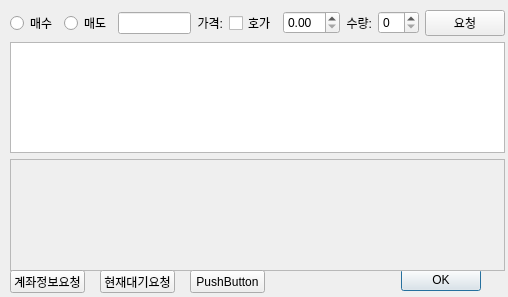
<?xml version="1.0" encoding="UTF-8"?>
<ui version="4.0">
 <class>Dialog</class>
 <widget class="QDialog" name="Dialog">
  <property name="geometry">
   <rect>
    <x>0</x>
    <y>0</y>
    <width>508</width>
    <height>297</height>
   </rect>
  </property>
  <property name="windowTitle">
   <string>Manual Trading</string>
  </property>
  <property name="windowOpacity">
   <double>1.000000000000000</double>
  </property>
  <property name="toolTip">
   <string/>
  </property>
  <widget class="QDialogButtonBox" name="buttonBox">
   <property name="geometry">
    <rect>
     <x>30</x>
     <y>260</y>
     <width>451</width>
     <height>41</height>
    </rect>
   </property>
   <property name="orientation">
    <enum>Qt::Horizontal</enum>
   </property>
   <property name="standardButtons">
    <set>QDialogButtonBox::Ok</set>
   </property>
  </widget>
  <widget class="QWidget" name="verticalLayoutWidget">
   <property name="geometry">
    <rect>
     <x>10</x>
     <y>10</y>
     <width>495</width>
     <height>261</height>
    </rect>
   </property>
   <layout class="QVBoxLayout" name="verticalLayout">
    <item>
     <layout class="QHBoxLayout" name="horizontalLayout" stretch="2,10,1">
      <item>
       <layout class="QHBoxLayout" name="horizontalLayout_3" stretch="0,0">
        <property name="spacing">
         <number>6</number>
        </property>
        <item>
         <widget class="QRadioButton" name="buyRBtn">
          <property name="text">
           <string>매수</string>
          </property>
         </widget>
        </item>
        <item>
         <widget class="QRadioButton" name="sellRBtn">
          <property name="text">
           <string>매도</string>
          </property>
         </widget>
        </item>
       </layout>
      </item>
      <item>
       <layout class="QHBoxLayout" name="horizontalLayout_2" stretch="0,4,2">
        <property name="spacing">
         <number>6</number>
        </property>
        <item>
         <widget class="QLineEdit" name="stockEditText"/>
        </item>
        <item>
         <layout class="QHBoxLayout" name="horizontalLayout_5" stretch="1,1,4">
          <item>
           <widget class="QLabel" name="label_2">
            <property name="text">
             <string>가격:</string>
            </property>
            <property name="alignment">
             <set>Qt::AlignRight|Qt::AlignTrailing|Qt::AlignVCenter</set>
            </property>
           </widget>
          </item>
          <item>
           <widget class="QCheckBox" name="goodCBtn">
            <property name="text">
             <string>호가</string>
            </property>
           </widget>
          </item>
          <item>
           <widget class="QDoubleSpinBox" name="priceSpBox"/>
          </item>
         </layout>
        </item>
        <item>
         <layout class="QHBoxLayout" name="horizontalLayout_4">
          <item>
           <widget class="QLabel" name="label">
            <property name="text">
             <string>수량:</string>
            </property>
            <property name="alignment">
             <set>Qt::AlignRight|Qt::AlignTrailing|Qt::AlignVCenter</set>
            </property>
           </widget>
          </item>
          <item>
           <widget class="QSpinBox" name="quantitySpBox"/>
          </item>
         </layout>
        </item>
       </layout>
      </item>
      <item>
       <widget class="QPushButton" name="requestBtn">
        <property name="text">
         <string>요청</string>
        </property>
       </widget>
      </item>
     </layout>
    </item>
    <item>
     <widget class="QListView" name="listView"/>
    </item>
    <item>
     <widget class="QPlainTextEdit" name="logEditText">
      <property name="enabled">
       <bool>false</bool>
      </property>
     </widget>
    </item>
   </layout>
  </widget>
  <widget class="QPushButton" name="testBtn1">
   <property name="geometry">
    <rect>
     <x>10</x>
     <y>270</y>
     <width>75</width>
     <height>23</height>
    </rect>
   </property>
   <property name="text">
    <string>계좌정보요청</string>
   </property>
  </widget>
  <widget class="QPushButton" name="testBtn2">
   <property name="geometry">
    <rect>
     <x>100</x>
     <y>270</y>
     <width>75</width>
     <height>23</height>
    </rect>
   </property>
   <property name="text">
    <string>현재대기요청</string>
   </property>
  </widget>
  <widget class="QPushButton" name="testBtn3">
   <property name="geometry">
    <rect>
     <x>190</x>
     <y>270</y>
     <width>75</width>
     <height>23</height>
    </rect>
   </property>
   <property name="text">
    <string>PushButton</string>
   </property>
  </widget>
 </widget>
 <resources/>
 <connections>
  <connection>
   <sender>buttonBox</sender>
   <signal>accepted()</signal>
   <receiver>Dialog</receiver>
   <slot>accept()</slot>
   <hints>
    <hint type="sourcelabel">
     <x>248</x>
     <y>254</y>
    </hint>
    <hint type="destinationlabel">
     <x>157</x>
     <y>274</y>
    </hint>
   </hints>
  </connection>
  <connection>
   <sender>buttonBox</sender>
   <signal>rejected()</signal>
   <receiver>Dialog</receiver>
   <slot>reject()</slot>
   <hints>
    <hint type="sourcelabel">
     <x>316</x>
     <y>260</y>
    </hint>
    <hint type="destinationlabel">
     <x>286</x>
     <y>274</y>
    </hint>
   </hints>
  </connection>
 </connections>
</ui>
